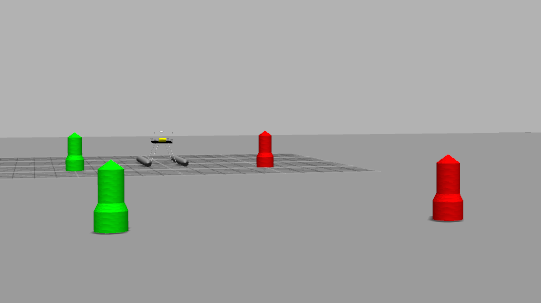
#> input picture robotx_vision/scripts/image/sea.png, 541 x 303 px
$ python template_matching.py
#> lines starting #> are read from the running program, lines starting #| are printed output that depends on the picture
import cv2
import numpy as np
from matplotlib import pyplot as plt

TH = 0.6
img = cv2.imread('image/sea.png',0)
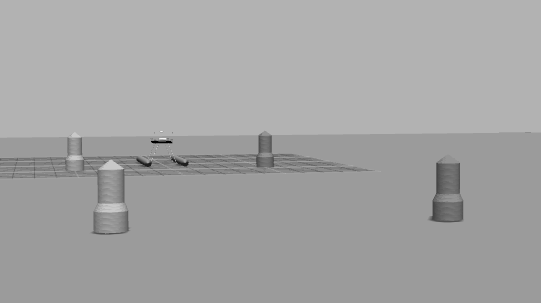
#> img: shape (303, 541); min 0, max 241, mean 163.5
img2 = img.copy()
template = cv2.imread('image/buoy_marker.png',0)
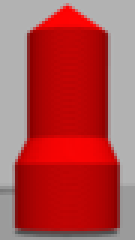
#> input picture robotx_vision/scripts/image/buoy_marker.png, 45 x 80 px (shown 3 times larger)
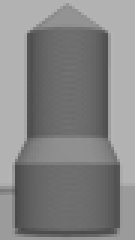
#> template: shape (80, 45) (shown 3 times larger); min 72, max 180, mean 132.4
w, h = template.shape[::-1]
#> w = 45; h = 80

# All the 6 methods for comparison in a list
methods = ['cv2.TM_CCOEFF', 'cv2.TM_CCOEFF_NORMED', 'cv2.TM_CCORR',
            'cv2.TM_CCORR_NORMED', 'cv2.TM_SQDIFF', 'cv2.TM_SQDIFF_NORMED']

for meth in methods:
    img = img2.copy()
    method = eval(meth)

    # Apply template Matching
    res = cv2.matchTemplate(img,template,method)
    threshold = TH
    loc = np.where(res >= threshold)
    for pt in zip(*loc[::-1]):
        cv2.rectangle(img, pt, (pt[0] + w, pt[1] + h), (0, 0, 255), 2)
    cv2.imshow('img', img)
    cv2.waitKey(0)
#> this loop made 6 passes
#> loc on passes 1 to 6: 60979 positions, rows 0 to 223, columns 0 to 496, 58 positions, rows 141 to 153, columns 423 to 428, 111328 positions, rows 0 to 223, columns 0 to 496, 111328 positions, rows 0 to 223, columns 0 to 496, 111328 positions, rows 0 to 223, columns 0 to 496, (empty array, empty array)
#> pass 1, `res = cv2.matchTemplate(img,template,method)`:
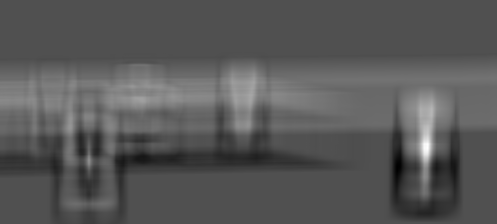
#> res: shape (224, 497) float32; min -1076697.6, max 2351847.5, mean 108371.6; drawn with min black and max white
#> pass 1, `cv2.imshow('img', img)`:
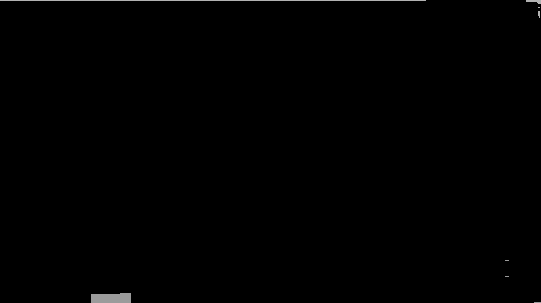
#> window 'img': shape (303, 541); min 0, max 178, mean 0.9
#> pass 2, `res = cv2.matchTemplate(img,template,method)`:
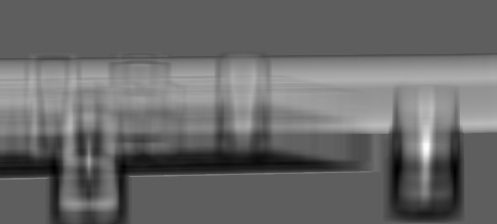
#> res: shape (224, 497) float32; min -0.404, max 0.68, mean 0.0451; drawn with min black and max white
#> pass 2, `cv2.imshow('img', img)`:
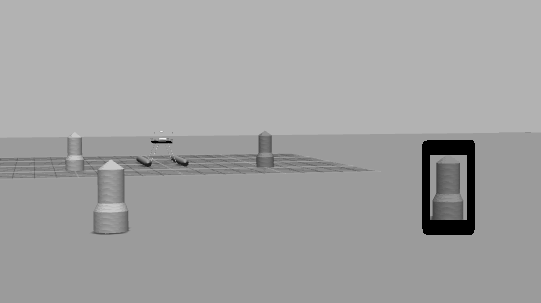
#> window 'img': shape (303, 541); min 0, max 241, mean 161.1
    # [18 lines of commented-out code are left out]
